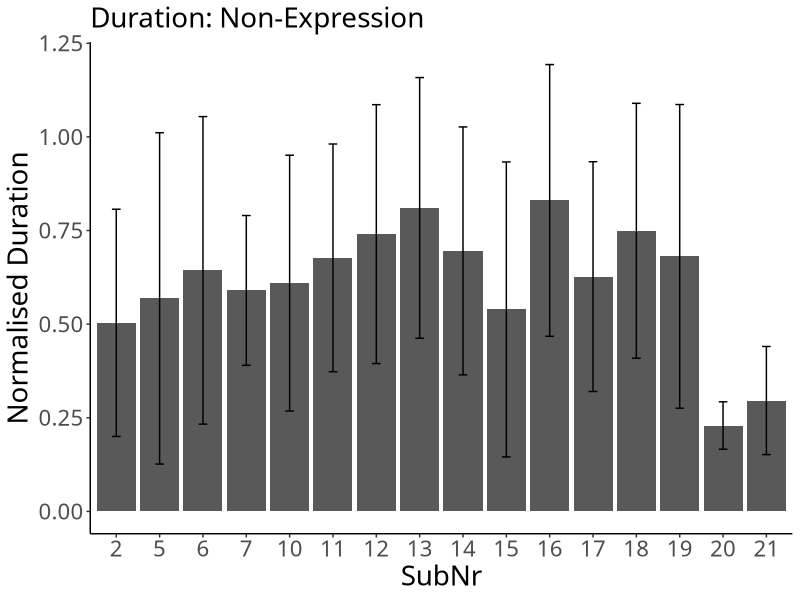
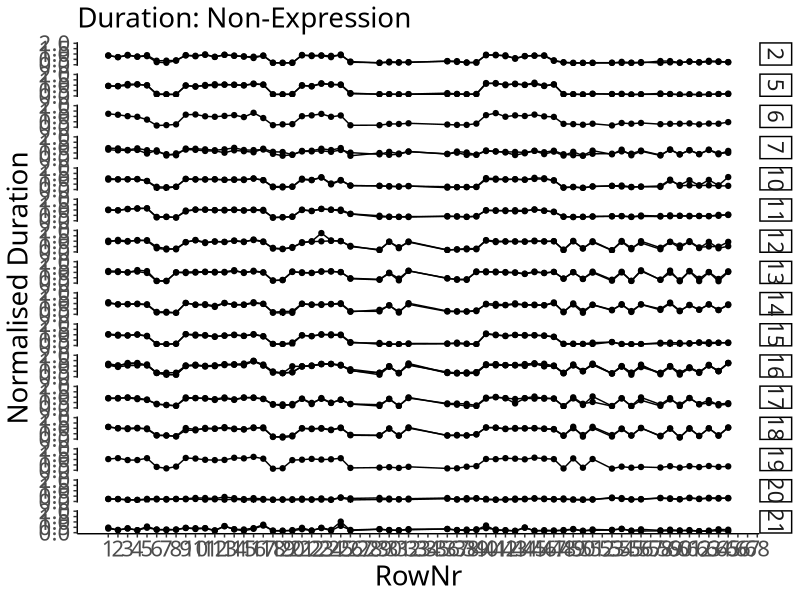
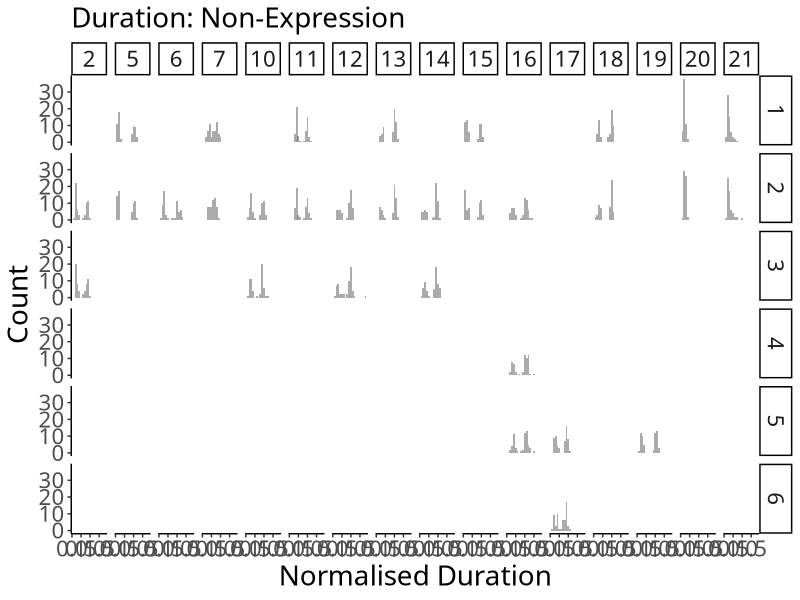
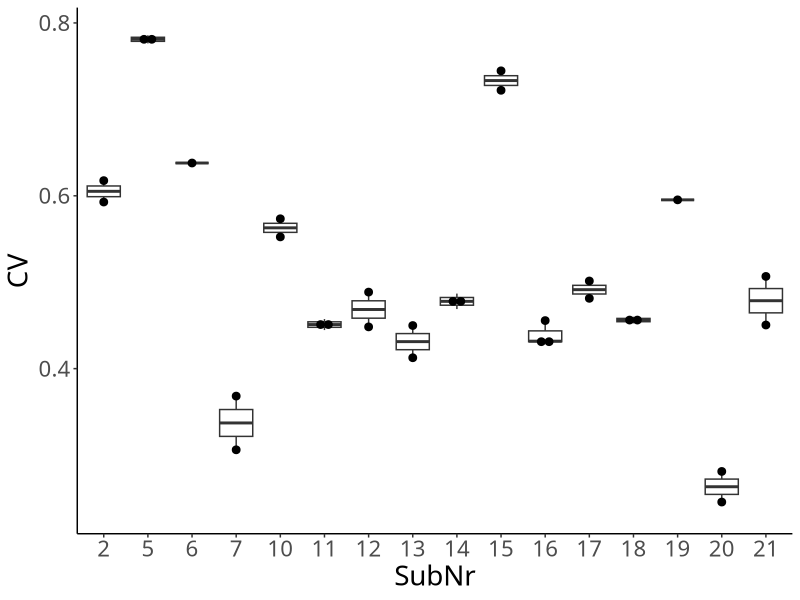

The R source for these figures, in order:
## ---- chunk 1
# packages
# data manipulation
if (!require("data.table")) {install.packages("data.table"); require("data.table")}
# plot
if (!require("ggplot2")) {install.packages("ggplot2"); require("ggplot2")}

# ggplots
theme_set(theme_classic())
theme_update(text = element_text(size = 20, family = "Helvetica Neue LT Std 57 Condensed"), legend.position = "bottom")
## ---- chunk 2
# read a filtered csv
dt_onset <- fread("./preprocessor/filtered/data_onset.csv", header = T, sep = ",", dec = ".")
dt_offset <- fread("./preprocessor/filtered/data_offset.csv", header = T, sep = ",", dec = ".")

# SubNr as a factor
dt_onset$SubNr <- as.factor(dt_onset$SubNr)
dt_offset$SubNr <- as.factor(dt_offset$SubNr)

# assign RowNr
dt_onset$RowNr <- rep(1:72, nrow(dt_onset)/72)
dt_offset$RowNr <- rep(1:72, nrow(dt_offset)/72)
## ---- chunk 3
# extract trials which have both onset and offset data
dt_onset$Eval <- "NA"
for (subnr in unique(dt_offset$SubNr)){
  for (trial in unique(dt_offset[SubNr == subnr]$Trial)){
    dt_onset[SubNr == subnr & TrialNr == trial]$Eval <- "Yes"
  }
}
dt_duration <- dt_onset[Eval == "Yes"]

# check whether each row corresponds correctly
dt_duration$Eval2 <- "NA"
for (i in 1:nrow(dt_duration)){
  if (dt_duration[i]$SubNr == dt_offset[i]$SubNr & dt_duration[i]$TrialNr == dt_offset[i]$TrialNr & dt_duration[i]$Pitch == dt_offset[i]$Pitch){
    dt_duration[i]$Eval2 <- "SAME"
  } else {
    dt_duration[i]$Eval2 <- "DIFF"
  }
}
print(unique(dt_duration$Eval2))

# calculate duration
dt_duration$Duration <- dt_offset$TimeStamp - dt_duration$TimeStamp

# convert bpm to ms
dt_duration[Tempo == 120]$Tempo <- 250
dt_duration[Tempo == 110]$Tempo <- 273
dt_duration[Tempo == 100]$Tempo <- 300

# normalised Duration
dt_duration$normDu <- dt_duration$Duration/dt_duration$Tempo

# remove irrelevant intervals
ls_irrelevant <- list(c(27:28), c(33:35), 52, 57, c(66:72))
dt_duration$EighthNote <- "Yes"

for (phrase in 1:length(ls_irrelevant)){
  for (note in 1:length(ls_irrelevant[[phrase]])){
    dt_duration[RowNr == ls_irrelevant[[phrase]][note]]$EighthNote <- "No"
  }
}
## ---- chunk 4
# for each individual
duration <- dt_duration[EighthNote == "Yes", .(N = length(normDu), Mean = mean(normDu), SD = sd(normDu)), by = .(SubNr)]
print(duration)
## ---- chunk 5
p_duration <- ggplot(data = duration, aes(x = SubNr, y = Mean)) +
  geom_bar(stat = "identity", position = position_dodge()) +
  geom_errorbar(aes(ymin = Mean - SD, ymax = Mean + SD),
                width = .2, position = position_dodge(.9)) +
  labs(y = "Normalised Duration", subtitle = "Duration: Non-Expression")
p_duration
## ---- chunk 6
# for each individual
dt_duration$TrialNr <- as.factor(dt_duration$TrialNr)
duration_seq <- dt_duration[EighthNote == "Yes", .(N = length(normDu), Mean = mean(normDu)), .(SubNr, TrialNr, RowNr)]

p_duration_seq <- ggplot(data = duration_seq, aes(x = RowNr, y = Mean, group = TrialNr)) +
  geom_line() +
  geom_point() +
  facet_grid(SubNr ~ .) +
  labs(x = "RowNr", y = "Normalised Duration", subtitle = "Duration: Non-Expression") +
  scale_x_continuous(breaks=seq(1,72,1)) + scale_y_continuous(breaks=seq(0,2,0.5), limits = c(0, 2))
p_duration_seq
## ---- chunk 7
p_duration_dis <- ggplot(dt_duration[EighthNote == "Yes"], aes(x = normDu)) +
  geom_histogram(binwidth=.1, alpha=.5, position="identity") +
  facet_grid(TrialNr ~ SubNr) +
  labs(x = "Normalised Duration", y = "Count", subtitle = "Duration: Non-Expression")
p_duration_dis
## ---- chunk 8
# group mean
duration_all <- duration[, .(N = length(Mean), Mean = mean(Mean), SD = sd(Mean))]
print(duration_all)
## ---- chunk 9
duration_trial <- dt_duration[EighthNote == "Yes", .(N = length(normDu), Mean = mean(normDu), SD = sd(normDu)), by = .(SubNr, TrialNr)]

excluded_duration <- duration_trial[Mean < duration_all$Mean+3*duration_all$SD & Mean > duration_all$Mean-3*duration_all$SD]
print(excluded_duration)
## ---- chunk 10
# for each participant
cv <- dt_duration[EighthNote == "Yes", .(N = length(normDu), CV = sd(normDu)/mean(normDu)), by = .(SubNr, TrialNr)]
print(cv)
## ---- chunk 11
p_cv_box <- ggplot(cv, aes(x = SubNr, y = CV)) +
  geom_boxplot() +
  geom_dotplot(binaxis = 'y', stackdir = 'center', dotsize = 0.5)
p_cv_box
## ---- chunk 12
# for all
cv_all <- cv[, .(N = length(CV), Mean = mean(CV), SD = sd(CV))]
print(cv_all)
## ---- chunk 13
excluded_cv <- cv[CV < cv_all$Mean+3*(cv_all$SD) & CV > cv_all$Mean-3*cv_all$SD]
print(excluded_cv)
## ---- chunk 14
fwrite(excluded_cv, "./duration_valid.csv")
